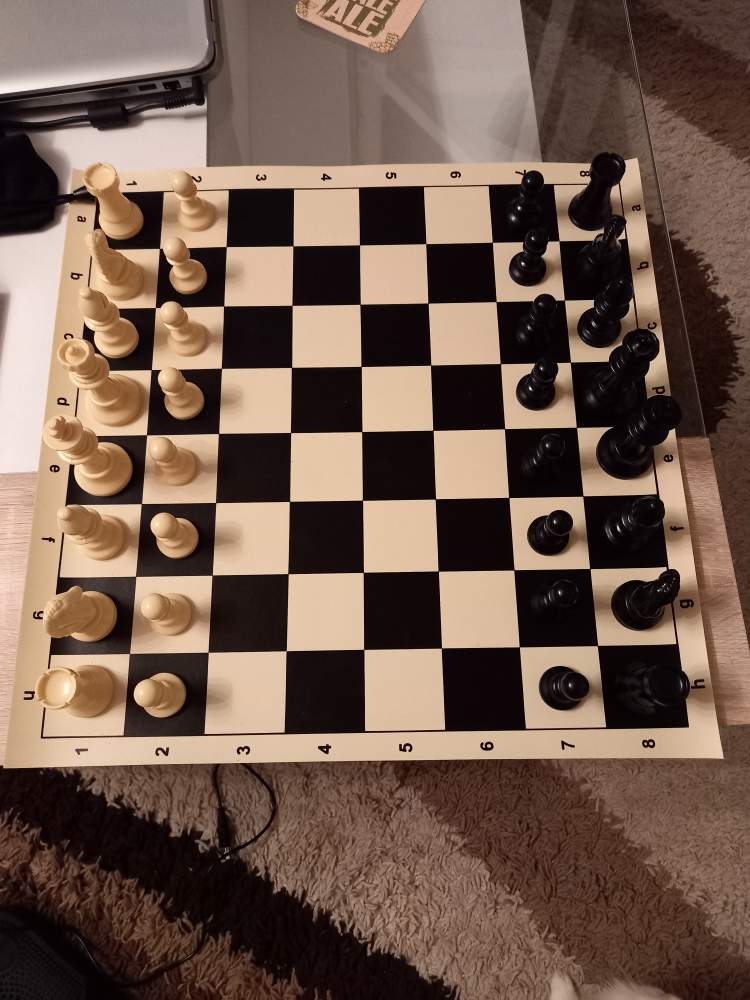
#> input picture data/board2.jpg, 3000 x 4000 px (shown at 1/4 size)
$ python -i detect.py   (imports and definitions only)
#> lines starting #> are read from the running program, lines starting #| are printed output that depends on the picture; after the words box and inside, x2 and y2 are one past the last pixel; in counts of white or black regions, pixels touching at a corner belong together
### chesscam/cv_utils.py
#
# Utilities for working with images.
#
import cv2 as cv
import numpy as np
from sklearn.linear_model import HuberRegressor


def img_resize(img, size):
    """Resize img to fit into a size * size box."""
#> called with size = 500
    shape = list(np.shape(img))
#> shape = [4000, 3000, 3]
    scale = size / max(shape)
#> scale = 0.125
    shape[0] *= scale
    shape[1] *= scale
    return cv.resize(img, (int(shape[1]), int(shape[0])))
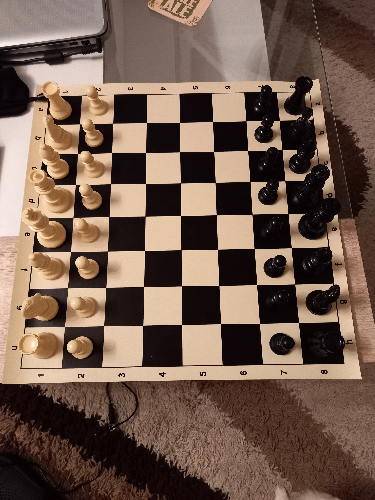
#> returned value: shape (500, 375, 3); mean of channels 0, 1, 2 78.2, 91.6, 114.4; drawn as B, G, R


# [5 lines left out: function line_equation, not called in this run]


def fit_line_in_rectangle(line, w, h):
    """
    Return two points at the borders of a w * h box that fit on line.
    The line is expected to be given in slope-intercept equation form.
    """
    slope, y_int = line
    # Normalize slopes too close to zero.
    if -0.00001 < slope < 0.00001:
        slope = np.copysign(0.00001, slope)
    x_int = -y_int / slope
    if x_int >= 0:
        p1 = (x_int, 0)
    else:
        p1 = (w, slope * w + y_int)
    if y_int >= 0:
        p2 = (0, y_int)
    else:
        p2 = ((h - y_int) / slope, h)
    return (p1, p2)


def points_distance(p1, p2):
    """Calculate the distance between two points."""
    return np.sqrt((p2[0] - p1[0]) ** 2 + (p2[1] - p1[1]) ** 2)


def closest_among(points, pt, too_far=None):
    """
    Return the element from points closest to pt,
    except if it is farther than too_far.
    https://codereview.stackexchange.com/a/28210
    """
    deltas = points - pt
    dists = np.einsum('ij,ij->i', deltas, deltas)
    candidate = np.argmin(dists)
    if too_far and dists[candidate] >= too_far:
        return None
    return tuple(points[candidate])


def closest_on_line(line, pt):
    """
    Return the point on line closest to pt.
    https://stackoverflow.com/a/47198877
    """
    x1, y1 = line[0]
    x2, y2 = line[1]
    x3, y3 = pt
    dx, dy = x2 - x1, y2 - y1
    det = dx * dx + dy * dy
    a = (dy * (y3 - y1) + dx * (x3 - x1)) / det
    return (x1 + a * dx, y1 + a * dy)


def intersect_lines(line1, line2):
    """Return the intersection point of two lines."""
    m1, b1 = line1
    m2, b2 = line2
    xi = (b1 - b2) / (m2 - m1)
    yi = m1 * xi + b1
    return (xi, yi)


def linear_fit(points):
    """Fit a line on the points and return its slope-intercept form."""
    return np.polyfit(*zip(*points), 1)


# TODO: Scale down data instead of increasing iterations.
# https://scikit-learn.org/stable/modules/preprocessing.html
# TODO: Use custom Huber algorithm, from numpy, without sklearn.
def linear_fit_robust(points):
    """Use a robust linear fit algorithm."""
    x, y = map(np.array, zip(*points))
    huber = HuberRegressor(max_iter=1000, epsilon=2.0).fit(x.reshape(-1, 1), y)
    return (huber.coef_[0], huber.intercept_)


def perspective(points):
    """https://math.stackexchange.com/a/1630886"""
    diffs = [points_distance(*points[i:i+2]) for i in range(len(points) - 1)]
    ratios = [diffs[i+1] / diffs[i] for i in range(len(diffs) - 1)]
    ratio = np.mean(ratios)
    if ratio == 1:  # Avoid special case.
        ratio = np.nextafter(np.float32(ratio), 2)
    distsum = points_distance(points[0], points[-1])
    dist1 = (distsum * (1 - ratio))
    dist2 = (1 - ratio ** len(diffs))
    dist3 = ratio ** len(diffs)
    dist = (dist1 / dist2) * dist3
    t = (distsum + dist) / distsum
    x0, y0 = points[0]
    x1, y1 = points[-1]
    return ((1 - t) * x0 + t * x1, (1 - t) * y0 + t * y1)

### chesscam/debug.py
from copy import copy
from random import randint

import cv2 as cv
import numpy as np

from . import cv_utils as cvu


def randcolor():
    return [randint(0, 255) for _ in range(3)]


class Debug:
    imgs = dict()

    def __init__(self, img):
        self.buff = copy(img)

    def board(self, board):
        # Draw lines based on the squares.
        files, ranks = [], []
        for dimension in (files, ranks):
            for i in range(9):
                squares = board[i] if dimension is files else board.T[i]
                if (pts := [p for p in squares if p]):
                    dimension.append(cvu.linear_fit(pts))
        # Extend the lines until the edges of the image.
        h, w = np.shape(self.buff)[:2]
        inf_files = [cvu.fit_line_in_rectangle(f, w, h) for f in files]
        inf_ranks = [cvu.fit_line_in_rectangle(r, w, h) for r in ranks]
        # Collect the points of the board.
        pts = [s for s in board.flatten() if s]
        return self.lines(inf_files + inf_ranks).points(pts)

    def lines(self, lines):
        color = randcolor()
        for a, b in lines:
            cv.line(self.buff, tuple(np.int0(a)), tuple(np.int0(b)), color, 2)
        return self

    def points(self, points):
        color = randcolor()
        for pt in points:
            cv.circle(self.buff, tuple(np.int0(pt)), 5, color, -1)
        return self

    def show(self, name):
        self.imgs[name] = copy(self.buff)
        cv.imshow(name, self.buff)
        cv.waitKey(0)
        cv.destroyAllWindows()
        return self[name]

    def __getitem__(self, name):
        return Debug(self.imgs[name])

### chesscam/detect.py
import logging

import cv2 as cv
import numpy as np

from .debug import Debug
from . import cv_utils as cvu

logger = logging.getLogger('chesscam')
# [1 line not run here, left out]


def segment_board(img):
    # Prepare the base image we'll be working with.
    img = cvu.img_resize(cv.imread(str(img)), size=500)
    h, w = np.shape(img)[:2]
#> h = 500; w = 375
    logger.debug(f'Image resized to {w=} x {h=}')
    debug = Debug(img).show('original')

    # Find the inner corners (kernel) of the chessboard's
    # initially empty 8 x 4 central squares, so 7 x 3 points.
    # Corners are returned column-wise, top-to-bottom, right-to-left.
    ret, kernel = cv.findChessboardCorners(img, (7, 3), None)
#> ret = True; kernel = 21 rows, first 8: [212.5, 121.5], [213.5, 151.5], [215.4, 182.6], [216.6, 214.6], [217.5, 249.5], [218.6, 285.5], [220.5, 323.5], [179.5, 122.5]
    if not ret:
        logger.critical('Unable to detect chessboard kernel')
        return None
    kernel = [tuple(c.ravel()) for c in kernel]
#> kernel = 21 items, first 6: (212.5, 121.5), (213.5, 151.5), (215.4, 182.6), (216.6, 214.6), (217.5, 249.5), (218.6, 285.5)
    debug['original'].points(kernel).show('kernel')
#> the loop in points, `for pt in points:` made 21 passes
#> pt on passes 1 to 12: (212.5, 121.5), (213.5, 151.5), (215.4, 182.6), (216.6, 214.6), (217.5, 249.5), (218.6, 285.5), (220.5, 323.5), (179.5, 122.5), (179.5, 151.5), (180.6, 182.7), (180.5, 215.5), (180.9, 249.6)

    # Detect other points on the picture with subpixel accuracy.
    # https://docs.opencv.org/4.x/dc/d0d/tutorial_py_features_harris.html
    # TODO: Perform detecetion only on smaller area for efficiency.
    gray = cv.cvtColor(img, cv.COLOR_BGR2GRAY)
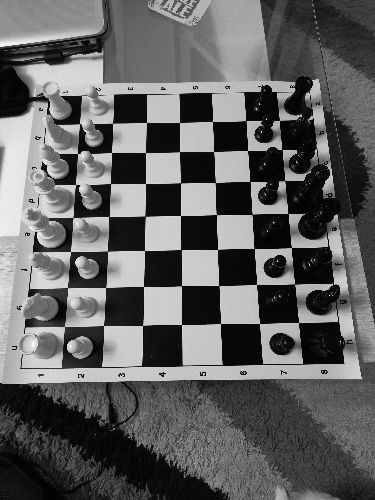
#> gray: shape (500, 375); min 1, max 253, mean 96.9
    harris = cv.dilate(cv.cornerHarris(gray, 2, 3, 0.04), None)
    ret, harris = cv.threshold(harris, 0.01 * harris.max(), 255, 0)
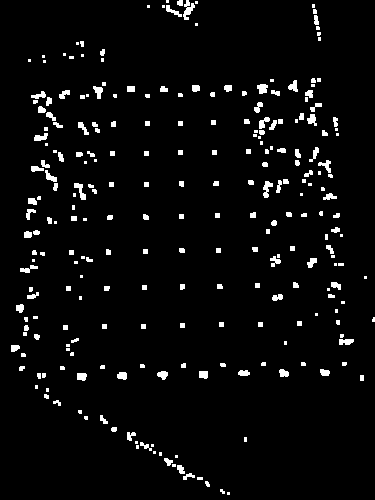
#> harris: shape (500, 375) float32; 3.9% white; 256 white regions (105 under 20 px), largest, box (x1, y1, x2, y2) and area: (183, 0, 195, 20) 122, (263, 181, 273, 198) 94, (74, 183, 86, 200) 94
#> ret = 0.000612
    if not ret:
        logger.critical('Harris corner detection failed')
        return None
    ret, _, _, harris = cv.connectedComponentsWithStats(np.uint8(harris))
#> ret = 257; harris = 257 pairs, first value 14.42 to 373.2, second value 1 to 493
    if not ret:
        logger.critical('Subpixel Harris corner detection failed')
        return None
    crit = (cv.TERM_CRITERIA_EPS + cv.TERM_CRITERIA_MAX_ITER, 100, 0.001)
#> crit = (3, 100, 0.001)
    harris = cv.cornerSubPix(gray, np.float32(harris), (5, 5), (-1, -1), crit)
#> harris = 257 pairs, first value 17.72 to 373.7, second value 1 to 493.1
    debug['kernel'].points(harris).show('harris')
#> the loop in points (call 2), `for pt in points:` made 257 passes
#> pt on passes 1 to 3: [187.2, 250.9], [167, 1], [179.8, 2.5]

    # Replace the kernel points with the Harris detected closest points.
    for k in kernel:
        k = cvu.closest_among(harris, k)
#> this loop made 21 passes
#> (k, candidate in closest_among) on passes 1 to 12: ((212.5, 121.5), 65), ((213.4, 151.5), 93), ((215.4, 182.6), 110), ((216.6, 214.5), 130), ((217.5, 249.5), 155), ((218.7, 285.5), 177), ((220.5, 323.5), 196), ((179.5, 122.5), 64), ((179.5, 151.6), 92), ((180.5, 182.7), 109), ((180.5, 215.5), 137), ((180.9, 249.5), 154)

    # Build up the board and position the kernel within it.
    # The board is stored file-wise: left-to-right, top-to-bottom.
    # The transpose of board is the row-wise repsentation (board.T).
    # This variable contains the pixels of the corners of squares (9x9).
    board = np.full((9, 9), None)
    # Reverse the kernel to set proper board order.
    kernel = kernel[::-1]
#> kernel = 21 items, first 6: (142.4, 325.6), (143.5, 286.5), (144.5, 250.5), (144.9, 216.2), (145.5, 183.5), (145.5, 152.5)
    for i in range(7):
        for j in range(3):
            board[8-i-1][j+3] = kernel[i+j*7]
    debug['original'].board(board).show('board')
#> in board, `h, w = np.shape(self.buff)[:2]`: h = 500; w = 375
#> in board, `inf_files = [cvu.fit_line_in_rectangle(f, w, h) for f in files]`: inf_files = [((8572.4, 0), (0, 124.8)), ((10421.6, 0), (0, 154.5)), ((14154.6, 0), (0, 185.3)), ((9733.7, 0), (0, 219.5)), ((18817.7, 0), (0, 252.3)), ((22442.1, 0), (0, 288.2)), ((12326.5, 0), (0, 329.4))]
#> in board, `inf_ranks = [cvu.fit_line_in_rectangle(r, w, h) for r in ranks]`: inf_ranks = [((148.9, 0), (0, 7811.5)), ((177.9, 0), (183.9, 500)), ((207.8, 0), (227.4, 500))]
#> in board, `pts = [s for s in board.flatten() if s]`: pts = 21 items, first 6: (146.5, 122.5), (179.5, 122.5), (212.5, 121.5), (145.5, 152.5), (179.5, 151.5), (213.5, 151.5)
#> the loop in lines, `for a, b in lines:` made 10 passes
#> (a, b) on passes 1 to 10: ((8572.4, 0), (0, 124.8)), ((10421.6, 0), (0, 154.5)), ((14154.6, 0), (0, 185.3)), ((9733.7, 0), (0, 219.5)), ((18817.7, 0), (0, 252.3)), ((22442.1, 0), (0, 288.2)), ((12326.5, 0), (0, 329.4)), ((148.9, 0), (0, 7811.5)), ((177.9, 0), (183.9, 500)), ((207.8, 0), (227.4, 500))
#> the loop in points (call 3), `for pt in points:` made 21 passes
#> after the loop in points (call 3), `for pt in points:`:
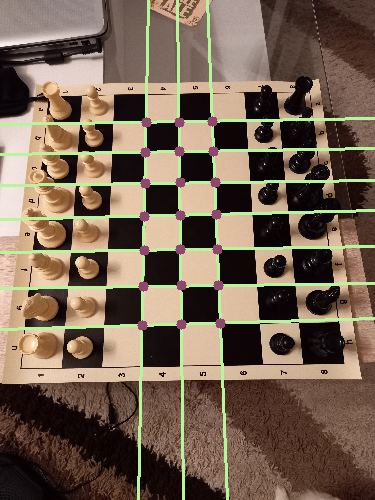
#> self.buff: shape (500, 375, 3); mean of channels 0, 1, 2 82.2, 99.6, 117.9; drawn as B, G, R

    # Calculate other points of the chessboard.
    # Perspective is taken into account here.
    # Find the closest Harris detected points to the calculated ones.
    for i in range(3, 6):
        pt = cvu.perspective(board.T[i][1:8][::-1])
        board[0][i] = cvu.closest_among(harris, pt)
        pt = cvu.perspective(board.T[i][1:8])
        board[8][i] = cvu.closest_among(harris, pt)
#> this loop made 3 passes
    debug['original'].board(board).show('board')
#> the loop in lines (call 2), `for a, b in lines:` made 12 passes
#> (a, b) on passes 1 to 12: ((6119.4, 0), (0, 96.15)), ((8572.4, 0), (0, 124.8)), ((10421.6, 0), (0, 154.5)), ((14154.6, 0), (0, 185.3)), ((9733.7, 0), (0, 219.5)), ((18817.7, 0), (0, 252.3)), ((22442.1, 0), (0, 288.2)), ((12326.5, 0), (0, 329.4)), ((30933.1, 0), (0, 368)), ((149, 0), (0, 7397.8)), ((177.7, 0), (184.3, 500)), ((207.8, 0), (227.5, 500))
#> the loop in points (call 4), `for pt in points:` made 27 passes
#> after the loop in points (call 4), `for pt in points:`:
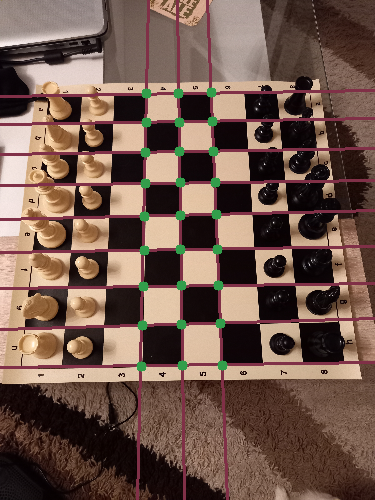
#> self.buff: shape (500, 375, 3); mean of channels 0, 1, 2 76.7, 88.3, 113.5; drawn as B, G, R

    # Go through the missing ranks and calculate + detect the points.
    # Harris detection is only used for empty central squares.
    # TODO: Grid heuristic could be used to guess the number of outliers
    # based on the calculated points, which could be served as input
    # to the Huber regressor.
    for j in range(3):
        for k in (3-j-1, 5+j+1):
            # Calculate next rank of points based on perspective.
            for i in range(9):
                boardrange = board[i][3-j:6+j][::(-1 if k == 3-j-1 else 1)]
                board[i][k] = cvu.perspective(boardrange)
            # Fit a line on the newly added points.
            line1 = cvu.linear_fit_robust(board.T[k][0:9])
            line1 = cvu.fit_line_in_rectangle(line1, w, h)
            # Find the harris points closest to fitted lines.
            harris_ok, harris_not = [], []
            for i in range(9):
                pt = cvu.closest_on_line(line1, board[i][k])
                pt2 = cvu.closest_among(harris, pt, 30)
                if j == 0 and pt2 is not None:
                    board[i][k] = pt2
                    harris_ok.append(pt2)
                else:
                    board[i][k] = pt
                    harris_not.append((i, k))
            # Fit new line on adjusted points.
            # Set the non-harris-found points on the newly fitted line.
            if harris_not:
                line1 = cvu.linear_fit_robust(board.T[k][0:9])
                line2 = cvu.fit_line_in_rectangle(line1, w, h)
                for x, y in harris_not:
                    line3 = cvu.linear_fit(board[x][3-j:6+j])
                    line4 = cvu.fit_line_in_rectangle(line3, w, h)
                    board[x][y] = cvu.intersect_lines(line1, line3)
        debug['original'].board(board).show('board')
#> this loop made 3 passes
#> pass 1, in show (call 6), `cv.imshow(name, self.buff)`:
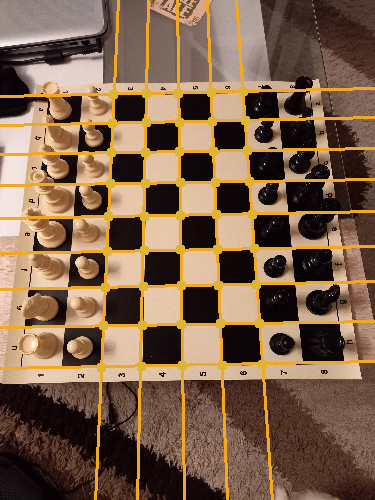
#> window 'board': shape (500, 375, 3); mean B, G, R 73.3, 98.4, 125.5

    # Cut up the board into the square segments.
    squares = [[[] for j in range(8)] for i in range(8)]
    for i in range(8):
        for j in range(8):
            squares[i][j] = (
                board[i][j],
                board[i+1][j],
                board[i+1][j+1],
                board[i][j+1])
    # Crop each square and warp it to fill a rectangle area.
    for i in range(8):
        for j in range(8):
            x = int(min(list(zip(*squares[i][j]))[0]))
            X = int(max(list(zip(*squares[i][j]))[0]))
            y = int(min(list(zip(*squares[i][j]))[1]))
            Y = int(max(list(zip(*squares[i][j]))[1]))
            cropped = img[y:Y, x:X]
            polygon = np.float32([(p[0] - x, p[1] - y) for p in squares[i][j]])
            rectangle = np.float32([[0, 0], [0, Y-y], [X-x, Y-y], [X-x, 0]])
            transform = cv.getPerspectiveTransform(polygon, rectangle)
            squares[i][j] = cv.warpPerspective(cropped, transform, (X-x, Y-y))
    Debug(squares[0][0]).show('0,0')
#> in __init__ (call 17), `self.buff = copy(img)`:
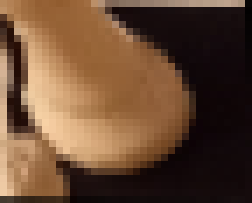
#> self.buff: shape (29, 36, 3) (shown 7 times larger); mean of channels 0, 1, 2 51.9, 74.3, 104.5; drawn as B, G, R
    Debug(squares[0][7]).show('0,7')
    Debug(squares[7][0]).show('7,0')
    Debug(squares[7][7]).show('7,7')

    # Return the detected squares.
    return squares

>>> result = segment_board('../data/board2.jpg')
